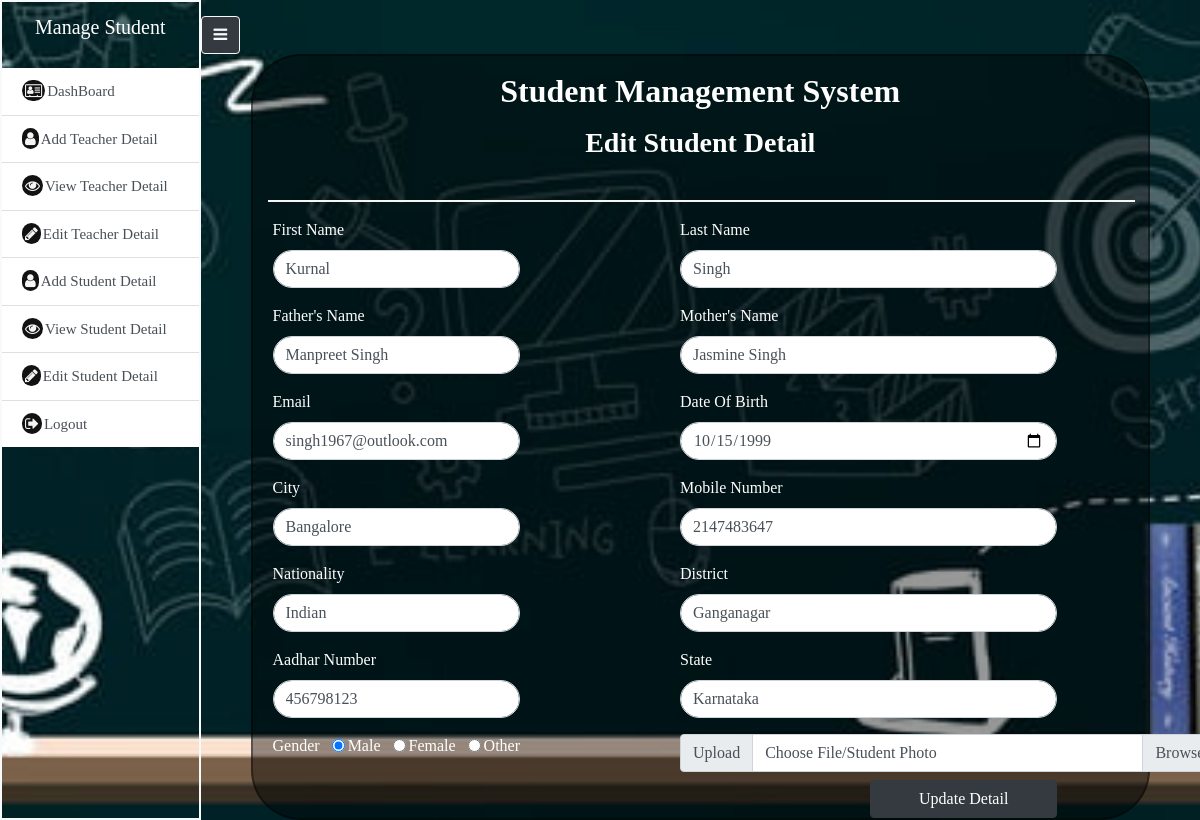
Page /edit_student.php?edit_student=9 (signed in) on the committed database.
### tables this page shows
CREATE TABLE `student_detail` (
  `st_id` int(255) NOT NULL,
  `fname` varchar(255) NOT NULL,
  `lname` varchar(255) NOT NULL,
  `father_name` varchar(255) NOT NULL,
  `mother_name` varchar(255) NOT NULL,
  `email` varchar(255) NOT NULL,
  `birth_date` date NOT NULL,
  `city` varchar(255) NOT NULL,
  `mobile_num` int(255) NOT NULL,
  `nation` varchar(255) NOT NULL,
  `district` varchar(255) NOT NULL,
  `aadhar` int(255) NOT NULL,
  `state` varchar(255) NOT NULL,
  `gender` varchar(255) NOT NULL,
  `photo` varchar(255) NOT NULL
);

### edit_student.php (the view, shortened to what this page needs)
<?php
include 'dconnect.php';
?>
<!DOCTYPE html>
<html>
<head>
   <link rel="stylesheet" href="https://maxcdn.bootstrapcdn.com/bootstrap/4.5.2/css/bootstrap.min.css">
  <link rel="stylesheet" href="https://cdnjs.cloudflare.com/ajax/libs/font-awesome/4.7.0/css/font-awesome.min.css">
  <link rel="stylesheet" href="stustyle.css">
</head>
<body>
    <div class="bg-img">
    <div class="d-flex" id="wrap">
        <div class="sidebar border-light">
            <div class="sidebar-heading">
                <p class="text-center">Manage Student</p>
            </div>
            <ul class="list-group list-group-flush">
                <a href="main.php" class="list-group-item list-group-item-action">
                    <i class="fa fa-vcard-o"></i>DashBoard</a>
                    <a href="add_teacher.php" class="list-group-item list-group-item-action">
                    <i class="fa fa-user"></i>Add Teacher Detail</a>
                    <a href="view_teacher.php" class="list-group-item list-group-item-action">
                    <i class="fa fa-eye"></i>View Teacher Detail</a>
                    <a href="view_teacher.php" class="list-group-item list-group-item-action">
                    <i class="fa fa-pencil"></i>Edit Teacher Detail</a>
                    <a href="add_student.php" class="list-group-item list-group-item-action">
                    <i class="fa fa-user"></i>Add Student Detail</a>
                    <a href="view_student.php" class="list-group-item list-group-item-action">
                    <i class="fa fa-eye"></i>View Student Detail</a>
                    <a href="view_student.php" class="list-group-item list-group-item-action">
                    <i class="fa fa-pencil"></i>Edit Student Detail</a>
                    <a href="logout.php" class="list-group-item list-group-item-action">
                    <i class="fa fa-sign-out"></i>Logout</a>
            </ul>
        </div>
        <div class="main-body">
            <button class="btn btn-outline-light btn-dark mt-3" id="toggler">
                <i class="fa fa-bars"></i>
            </button>
            <section id="main-form">
                <div class="container id=formsetting">
                <h2 class="text-center text-white pt-3 font-weight-bold">Student Management System</h2>
                <h3 class="text-center text-white pb-4 pt-2 font-weight-bold">Edit Student Detail</h3><hr>
                 <?php
                  if(isset($_GET['edit_student']))
                  {
                      $edit_st_id=$_GET['edit_student'];
                      $query="select * from student_detail where st_id = '$edit_st_id'";
                      $run= mysqli_query($conn,$query);
                      while($row= mysqli_fetch_assoc($run))
                      {
                 ?>
                  <form method="post" action="" enctype="multipart/form-data">
                  <div class="row">
                  <div classs="col-md-5 col-ms-5 col-12 m-auto">
                  <div class="form-group">
                      <label class="text-white">First Name</label>
                      <input type="text" name="fname" placeholder="Enter Your First Name" class="form-control" required="required" value="<?php echo $row['fname'];?>">
                  </div>
                  <div class="form-group">
                      <label class="text-white">Father's Name</label>
                      <input type="text" name="fathername" placeholder="Enter Your Father's Name" class="form-control" required="required" value="<?php echo $row['father_name'];?>">
                  </div>
                  <div class="form-group">
                      <label class="text-white">Email</label>
                      <input type="email" name="email" placeholder="Enter Your Email" class="form-control " required="required"  value="<?php echo $row['email'];?>">
                  </div>
                  <div class="form-group">
                      <label class="text-white">City</label>
                      <input type="text" name="city" placeholder="Enter Your City" class="form-control" required="required"  value="<?php echo $row['city'];?>" >
                  </div>
                  <div class="form-group">
                      <label class="text-white"> Nationality</label>
                      <input type="text" name="nationality" placeholder="Enter Your Nationality" class="form-control" required="required"  value="<?php echo $row['nation'];?>">
                  </div>
                  <div class="form-group">
                      <label class="text-white">Aadhar Number</label>
                      <input type="number" name="aadhar" placeholder="Enter Your Aadhar Number" class="form-control" required="required"  value="<?php echo $row['aadhar'];?>">
                  </div>
                    <div class="form-group">
                      <label class="text-white">Gender</label>
                      <input type="radio" name="gender" value="male"class="form-check-input ml-2" required="required" <?php if($row['gender']=='male') echo "checked";?>>
                      <label class="form-check-label text-white pl-4">Male</label>
                      <input type="radio" name="gender" value="female"class="form-check-input ml-2" required="required"  <?php if($row['gender']=='female') echo "checked";?>>
                      <label class="form-check-label text-white pl-4">Female</label>
                      <input type="radio" name="gender" value="other"class="form-check-input ml-2" required="required"  <?php if($row['gender']=='other') echo "checked";?>>
                      <label class="form-check-label text-white pl-4">Other</label>
                  </div>
                  </div>
                  <div classs="row">
                  <div class="form-group left">
                      <label class="text-white ">Last Name</label>
                      <input type="text" name="lname" placeholder="Enter Your Last Name" class="form-control" required="required"  value="<?php echo $row['lname'];?>">
                  </div>
                  <div class="form-group left">
                      <label class="text-white ">Mother's Name</label>
                      <input type="text" name="mothername" placeholder="Enter Your Mother's Name" class="form-control" required="required"  value="<?php echo $row['mother_name'];?>">
                  </div>
                  <div class="form-group  left">
                      <label class="text-white "> Date Of Birth</label>
                      <input type="date" name="birthdate" placeholder="Enter Your DOB" class="form-control" required="required"  value="<?php echo $row['birth_date'];?>">
                  </div>
                  <div class="form-group left">
                      <label class="text-white ">Mobile Number</label>
                      <input type="number" name="mobilenumber" placeholder="Enter Your Mobile Number" class="form-control" required="required"  value="<?php echo $row['mobile_num'];?>">
                  </div>
                  <div class="form-group left">
                      <label class="text-white ">District</label>
                      <input type="text" name="district" placeholder="Enter Your District" class="form-control" required="required"  value="<?php echo $row['district'];?>">
                  </div>
                  <div class="form-group left">
                      <label class="text-white ">State</label>
                      <input type="text" name="state" placeholder="Enter Your State" class="form-control" required="required"  value="<?php echo $row['state'];?>">
                  </div>
                  <div class="input-group left">
                  <div class="input-group-prepend"><span class="input-group-text" id="inputGroupFileAddon01">Upload</span></div>
                  <div class="custom-file">
                  <label class="custom-file-label" for="inputGroupFile01">Choose File/Student Photo</label>
                  </div>
                  <?php }} ?>
                  </div>
                  <input type="submit" name="update" value="Update Detail" class="button btn btn-dark px-5 mt-2">
                </div>
                </div>
               </form>
               </div>
           </section>
        </div>
    </div>
</div>
</body>
</html>

### stustyle.css (style rules this page uses)
.bg-img { background-image: url("Image/bg3.jpg"); height: 100%; background-position: center; background-repeat: no-repeat; background-size: cover; }
* { margin:0px; padding:0px; box-sizing: border-box; font-family: tahoma; }
.main-body { width:100%; min-width: 0%; }
.sidebar { width: 20%; font-size: 15px; transition: all 0.5s ease; border:2px solid black; }
.sidebar-heading { padding-top:10px; padding-bottom: 10px; font-size:20px; background-color:rcb(0,0,0,0.4); color:white; }
.sidebar i { background-color: #121213; border-radius: 50px; color:whitesmoke; padding:3px; margin-right:2px; }
.container { background-color: rgb(0, 0, 0,0.4); border:2px solid rgba(221, 221, 221, 0.4); width: 90%; border:2px solid rgb(0, 0, 0,0.4); border-radius: 50px; }
form { margin-left: 20px; }
.form-group input { border-radius: 50px; }
.left { margin-left:160px ; }
.button { margin-left:350px; }
hr { border:1px solid whitesmoke; width:100%; }

### rows in the picture
student_detail: fname "Kurnal", fathername "Manpreet Singh", email "singh1967@outlook.com", city "Bangalore", nationality "Indian", aadhar "456798123", gender "☑", lname "Singh", mothername "Jasmine Singh", birthdate "10/15/1999", mobilenumber "2147483647", district "Ganganagar", state "Karnataka"
